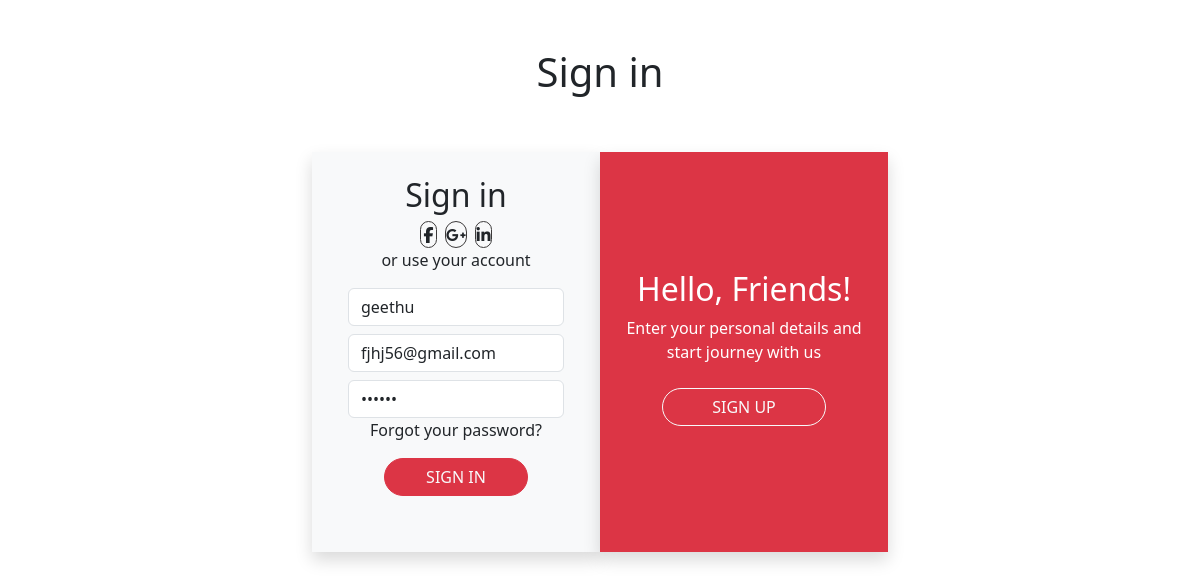
The app's page /update/, older data.
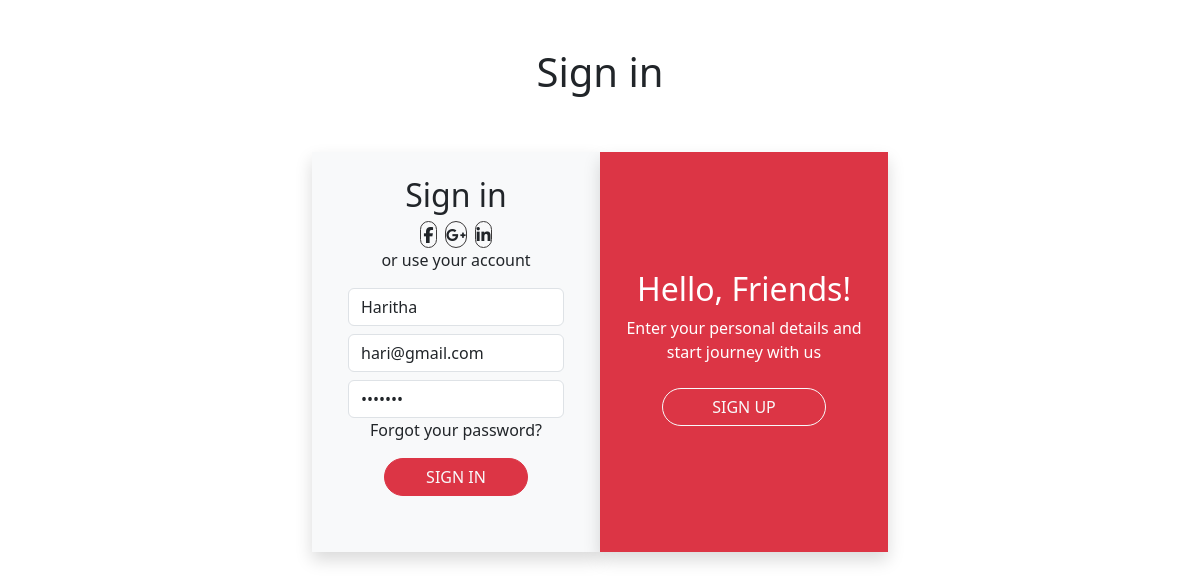
The same page, newer data.
### login_page/models.py (models this page shows)
class Loginmodel(models.Model):
    name = models.CharField(max_length=20)
    email = models.CharField(max_length=20)
    password =models.IntegerField(null=False)

### login_page/views.py (the view, shortened to what this page needs)
# urls.py: path('update/',Updatelogin.as_view()),
class Updatelogin(View):
    def get(self,request):
        emp_data=Loginmodel.objects.get(id=1)
        return render(request,"user_update.html", {"emp_data":emp_data})

### login_page/templates/user_update.html (shortened to what this page needs)
<!DOCTYPE html>
<html lang="en">
  <head>
    <link
      href="https://cdn.jsdelivr.net/npm/bootstrap@5.3.7/dist/css/bootstrap.min.css"
      rel="stylesheet"
    />
    <link
      rel="stylesheet"
      href="https://cdnjs.cloudflare.com/ajax/libs/font-awesome/6.7.2/css/all.min.css"
    />
  </head>
  <body style="width: 100vw; height: 100vh;background-color: white;">
    <h1 class="d-flex justify-content-center p-5">Sign in</h1>
    <div class="container border-success w-50 h-50 d-flex ">
      <div class="left w-50 h-100 bg-light shadow">
        <form action="" method="post">
          <h2 class="d-flex justify-content-center p-4">Sign in</h2>
          <div style="margin-top: -25px;" class="d-flex justify-content-center ">
            <div style="gap: 8px;" class=" d-flex justify-content-between  w-25 ">
            <div style="
                border: 1px solid rgb(60, 58, 58);
                width: 30px;
                height: 27px; "
              class="rounded-pill d-flex justify-content-center align-items-center"><i class="fa-brands fa-facebook-f"></i></div>
            <div style="
                border: 1px solid rgb(60, 58, 58);
                width: 30px;
                height:27px; "
              class="rounded-pill d-flex justify-content-center align-items-center"><i class="fa-brands fa-google-plus-g"></i></div>
            <div style="
                border: 1px solid rgb(60, 58, 58);
                width: 30px;
                height: 27px; "
              class="rounded-pill d-flex justify-content-center align-items-center"><i class="fa-brands fa-linkedin-in"></i></div>
          </div></div>
          <p class="d-flex justify-content-center">or use your account</p>
          <div class="d-flex justify-content-center ">
            <input type="text" placeholder="name"  name="username" value="{{emp_data.name}}" class="w-75 form-control" />
          </div>
          <div class="d-flex justify-content-center mt-2">
            <input type="Email" placeholder="Email" name="useremail" value="{{emp_data.email}}" class="w-75 form-control" />
          </div>
          <div  class="d-flex justify-content-center mt-2">
            <input
              type="password"
              placeholder="Password"
              class="w-75 form-control"
              name="userpassword"
              value="{{emp_data.password}}"
            />
          </div>
          <p class="d-flex justify-content-center">Forgot your password?</p>
          <div style="margin-top: 10px" class="d-flex justify-content-center">
            <button class="btn btn-danger text-light w-50 rounded-pill">
              SIGN IN
            </button>
          </div>
        </form>
      </div>
      <div class="right shadow bg-danger w-50 d-flex align-items-center justify-content-center">
<div>
        <h2 class="text-center text-white">Hello, Friends!</h2>
        <p class="text-center text-white fs-6">Enter your personal details and <br> start journey with us</p>
        <div class="d-flex justify-content-center p-2">
            <button class="btn btn-outline-light w-75 rounded-pill">
              SIGN UP
            </button>
          </div>
</div>
      </div>
    </div>
  </body>
</html>

Row changes from the older to the newer data that the page shows:
changed Loginmodel: username "geethu" → "Haritha"; useremail "fjhj56@gmail.com" → "hari@gmail.com"
